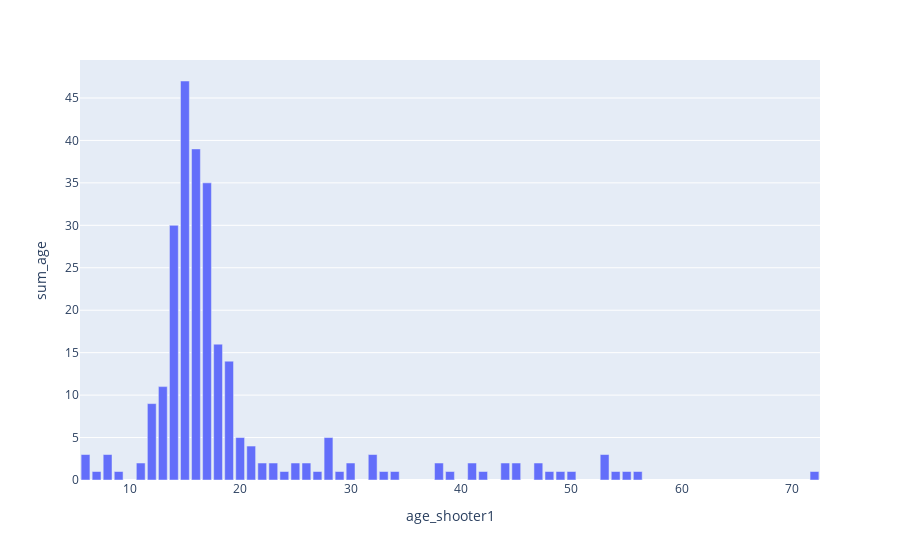

The notebook cell saved with this chart:
### Markdown cell above
We can see that there are some fluctuations within these 20 years, probably they are cause by the policies employed to prevent shootings.
We see that during COVID pandemic the amount of incidents dropeed, but surprisingly it significantly increased to almost 100 accidents in 2022. 

Age of the shooter:

### Code cell
# remove empty lines
age_of_the_shooter = df[df['age_shooter1'].notna()]
# convert age to int
age_of_the_shooter['age_shooter1'] = age_of_the_shooter['age_shooter1'].astype(int)
age_of_the_shooter = age_of_the_shooter.groupby(['age_shooter1']).agg(
     sum_age = ('age_shooter1','count')
     ).reset_index()
fig = px.bar(age_of_the_shooter, x='age_shooter1', y='sum_age')
fig.show()

### Figure 1 — Plotly figure (JSON) as saved in the notebook; plotly's stock layout.template omitted (floating-point values rounded to 4 significant figures)
{"data": [{"alignmentgroup": "True", "hovertemplate": "age_shooter1=%{x}<br>sum_age=%{y}<extra></extra>", "legendgroup": "", "marker": {"color": "#636efa", "pattern": {"shape": ""}}, "name": "", "offsetgroup": "", "orientation": "v", "showlegend": false, "textposition": "auto", "type": "bar", "x": [6, 7, 8, 9, 11, 12, 13, 14, 15, 16, 17, 18, 19, 20, 21, 22, 23, 24, 25, 26, 27, 28, 29, 30, 32, 33, 34, 38, 39, 41, 42, 44, 45, 47, 48, 49, 50, 53, 54, 55, 56, 72], "xaxis": "x", "y": [3, 1, 3, 1, 2, 9, 11, 30, 47, 39, 35, 16, 14, 5, 4, 2, 2, 1, 2, 2, 1, 5, 1, 2, 3, 1, 1, 2, 1, 2, 1, 2, 2, 2, 1, 1, 1, 3, 1, 1, 1, 1], "yaxis": "y"}], "layout": {"barmode": "relative", "legend": {"tracegroupgap": 0}, "margin": {"t": 60}, "xaxis": {"anchor": "y", "domain": [0, 1], "title": {"text": "age_shooter1"}}, "yaxis": {"anchor": "x", "domain": [0, 1], "title": {"text": "sum_age"}}}}
